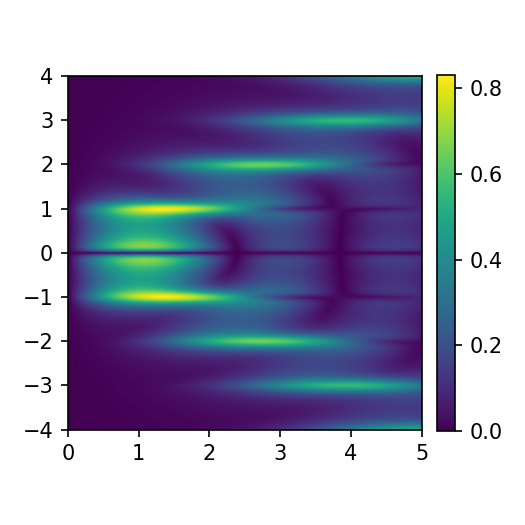

This figure's Python source:
"""
Intensity modulation heatmap for a phase-modulator + ring-resonator system.

The input CW carrier passes through a phase modulator (depth beta, frequency Omega),
then through a ring resonator (Q_I, Q_E) detuned by Delta from the carrier.

After phase modulation the field has sidebands at omega_c + n*Omega with amplitude J_n(beta).
The ring multiplies each sideband by its complex transmission t(Delta - n*Omega).

The output intensity at harmonic k*Omega is:
    I_k = 2 * |sum_{n=-N}^{N}  conj(t(Delta - n*Omega))
                                * t(Delta - (n+k)*Omega)
                                * J_n(beta) * J_{n+k}(beta)|

Axes of the heatmap:
    x : phase-modulation depth beta  (radians)
    y : carrier detuning Delta  (units: Omega, the modulation frequency)
    color : I_k (normalized, pure phase modulation gives I_k = 0 without the ring)
"""

import numpy as np
import matplotlib.pyplot as plt
from scipy.special import jv  # Bessel functions of the first kind

# ============================================================
# Global parameters — tune these
# ============================================================

HARMONIC_K  = 1       # which harmonic to compute: intensity modulation at k * Omega

Q_I         = 1e6     # intrinsic quality factor of the ring
Q_E         = 1e6     # extrinsic (coupling) quality factor of the ring
OMEGA_0_GHZ = 400e3   # ring resonance frequency (GHz) — 193 THz ~ 1550 nm

OMEGA_GHZ   = 2.5    # modulation frequency (GHz)

# Detuning scan (y-axis), in units of Omega (1.0 = one modulation frequency)
DELTA_MIN   = -4.0
DELTA_MAX   =  4.0
N_DELTA     = 500

# Modulation-depth scan (y-axis), in radians
BETA_MIN    = 0
BETA_MAX    = 5    # up to ~pi
N_BETA      = 500

# Truncation: sum from n = -N_TERMS to +N_TERMS
# For beta <= pi, J_n decays rapidly for |n| > ~5; N_TERMS = 30 is very safe.
N_TERMS     = 30

# Colorbar maximum (set to None to use the data maximum)
CBAR_MAX    = 1

# ============================================================
# Physics
# ============================================================

def ring_transmission(delta_norm, kappa_i_norm, kappa_e_norm):
    """
    Complex through-port amplitude of a ring resonator (coupled-mode theory).

    In normalized units (kappa_total = kappa_i + kappa_e = 1):
        t(delta) = [(kappa_i - kappa_e)/2 - i*delta] / [1/2 - i*delta]

    At resonance (delta=0): t = (kappa_i - kappa_e)/(kappa_i + kappa_e)
      -> 0 at critical coupling, negative (pi phase flip) when overcoupled.

    delta_norm   : (Delta - n*Omega) / kappa_total  — any broadcastable shape
    kappa_i_norm : kappa_i / kappa_total  (scalar)
    kappa_e_norm : kappa_e / kappa_total  (scalar)
    """
    numerator   = (kappa_i_norm - kappa_e_norm) / 2.0 - 1j * delta_norm
    denominator = 0.5                               - 1j * delta_norm
    return numerator / denominator


def compute_heatmap(delta_arr, beta_arr, k, omega_norm,
                    kappa_i_norm, kappa_e_norm, n_terms):
    """
    Vectorized evaluation of I_k over a (beta, delta) grid.

    The double sum is reorganized as a matrix product:
        A[beta_idx, n_idx] = J_n(beta) * J_{n+k}(beta)
        B[delta_idx, n_idx] = conj(t(Delta - n*Omega)) * t(Delta - (n+k)*Omega)
        total = A @ B.T   -> shape (N_beta, N_delta)

    Returns array of shape (N_beta, N_delta).
    """
    ns = np.arange(-n_terms, n_terms + 1)            # (N_n,)

    # --- Bessel coefficients ---  shape (N_beta, N_n)
    Jn  = jv(ns[None, :],       beta_arr[:, None])
    Jnk = jv((ns + k)[None, :], beta_arr[:, None])
    A   = Jn * Jnk                                   # (N_beta, N_n)

    # --- Ring detuning for each (delta, n) ---  shape (N_delta, N_n)
    det_n  = delta_arr[:, None] - ns[None, :]        * omega_norm
    det_nk = delta_arr[:, None] - (ns + k)[None, :]  * omega_norm

    t_n  = ring_transmission(det_n,  kappa_i_norm, kappa_e_norm)   # (N_delta, N_n)
    t_nk = ring_transmission(det_nk, kappa_i_norm, kappa_e_norm)

    B = np.conj(t_n) * t_nk                          # (N_delta, N_n)

    # --- Sum over n via matrix multiply ---
    total = A @ B.T                                   # (N_beta, N_delta)
    return 2.0 * np.abs(total)


# ============================================================
# Main
# ============================================================

def main():
    # Derived quantities
    Q_total_inv  = 1.0 / Q_I + 1.0 / Q_E
    kappa_i_norm = (1.0 / Q_I) / Q_total_inv    # = Q_total / Q_I
    kappa_e_norm = (1.0 / Q_E) / Q_total_inv    # = Q_total / Q_E
    kappa_ghz    = OMEGA_0_GHZ * Q_total_inv     # total linewidth in GHz
    omega_norm   = OMEGA_GHZ / kappa_ghz         # Omega / kappa_total

    # delta_arr is in units of Omega; convert to kappa_total for the physics
    delta_arr       = np.linspace(DELTA_MIN, DELTA_MAX, N_DELTA)
    delta_arr_kappa = delta_arr * omega_norm
    beta_arr        = np.linspace(BETA_MIN,  BETA_MAX,  N_BETA)

    print(
        f"Computing: k={HARMONIC_K}, Omega={OMEGA_GHZ:.2f} GHz, "
        f"kappa={kappa_ghz:.2f} GHz, Omega/kappa={omega_norm:.3f}, "
        f"Q_i={Q_I:.1e}, Q_e={Q_E:.1e}"
    )

    I_mod = compute_heatmap(
        delta_arr_kappa, beta_arr,
        HARMONIC_K, omega_norm,
        kappa_i_norm, kappa_e_norm,
        N_TERMS,
    )

    print(f"Max intensity modulation: {I_mod.max():.6f}")

    # ---- Plot ----
    fig, ax = plt.subplots(figsize=(3.5, 3.5))

    # Transpose so beta is on x and detuning is on y
    extent = [BETA_MIN, BETA_MAX, DELTA_MIN, DELTA_MAX]
    im = ax.imshow(
        I_mod.T,
        origin='lower',
        aspect='auto',
        extent=extent,
        cmap='viridis',
        vmin=0,
        vmax=CBAR_MAX,
    )

    fig.colorbar(im, ax=ax, fraction=0.046, pad=0.04)

    ax.set_box_aspect(1)

    plt.tight_layout()
    fname = rf"C:\Users\12242\OneDrive - UCB-O365\quantum_nanophoxonics\media\ring_pm_intensity_modulation_k{HARMONIC_K}.png"
    plt.savefig(fname, dpi=200)
    plt.show()
    print(f"Saved {fname}")


if __name__ == '__main__':
    main()
